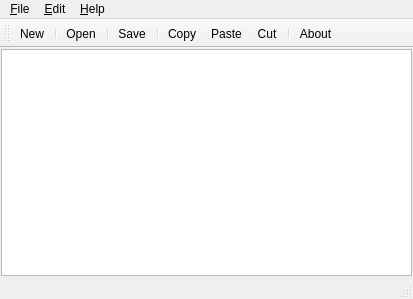
<?xml version="1.0" encoding="UTF-8"?>
<ui version="4.0">
 <class>MainWindow</class>
 <widget class="QMainWindow" name="MainWindow">
  <property name="geometry">
   <rect>
    <x>0</x>
    <y>0</y>
    <width>413</width>
    <height>299</height>
   </rect>
  </property>
  <property name="windowTitle">
   <string>Sample Editor</string>
  </property>
  <widget class="QWidget" name="centralwidget">
   <layout class="QVBoxLayout" name="verticalLayout">
    <property name="leftMargin">
     <number>1</number>
    </property>
    <property name="topMargin">
     <number>1</number>
    </property>
    <property name="rightMargin">
     <number>1</number>
    </property>
    <property name="bottomMargin">
     <number>1</number>
    </property>
    <item>
     <widget class="QTextEdit" name="textEdit"/>
    </item>
   </layout>
  </widget>
  <widget class="QMenuBar" name="menubar">
   <property name="geometry">
    <rect>
     <x>0</x>
     <y>0</y>
     <width>413</width>
     <height>20</height>
    </rect>
   </property>
   <widget class="QMenu" name="menu_File">
    <property name="title">
     <string>&amp;File</string>
    </property>
    <widget class="QMenu" name="menuOpen_Recent">
     <property name="title">
      <string>Open &amp;Recent</string>
     </property>
     <addaction name="actionOpen_All"/>
    </widget>
    <addaction name="action_New"/>
    <addaction name="separator"/>
    <addaction name="action_Open"/>
    <addaction name="menuOpen_Recent"/>
    <addaction name="separator"/>
    <addaction name="action_Save"/>
    <addaction name="separator"/>
    <addaction name="action_Exit"/>
   </widget>
   <widget class="QMenu" name="menu_Edit">
    <property name="title">
     <string>&amp;Edit</string>
    </property>
    <addaction name="action_Copy"/>
    <addaction name="action_Paste"/>
    <addaction name="action_Cut"/>
    <addaction name="separator"/>
    <addaction name="action_Find_Replace"/>
   </widget>
   <widget class="QMenu" name="menu_Help">
    <property name="title">
     <string>&amp;Help</string>
    </property>
    <addaction name="action_About"/>
   </widget>
   <addaction name="menu_File"/>
   <addaction name="menu_Edit"/>
   <addaction name="menu_Help"/>
  </widget>
  <widget class="QStatusBar" name="statusbar"/>
  <widget class="QToolBar" name="toolBar">
   <property name="windowTitle">
    <string>toolBar</string>
   </property>
   <attribute name="toolBarArea">
    <enum>TopToolBarArea</enum>
   </attribute>
   <attribute name="toolBarBreak">
    <bool>false</bool>
   </attribute>
   <addaction name="action_New"/>
   <addaction name="separator"/>
   <addaction name="action_Open"/>
   <addaction name="separator"/>
   <addaction name="action_Save"/>
   <addaction name="separator"/>
   <addaction name="action_Copy"/>
   <addaction name="action_Paste"/>
   <addaction name="action_Cut"/>
   <addaction name="separator"/>
   <addaction name="action_About"/>
  </widget>
  <action name="action_New">
   <property name="icon">
    <iconset>
     <normaloff>resources/file-new.png</normaloff>resources/file-new.png</iconset>
   </property>
   <property name="text">
    <string>&amp;New...</string>
   </property>
   <property name="toolTip">
    <string>Create a New Document</string>
   </property>
   <property name="shortcut">
    <string>Ctrl+N</string>
   </property>
  </action>
  <action name="action_Open">
   <property name="icon">
    <iconset>
     <normaloff>resources/file-open.png</normaloff>resources/file-open.png</iconset>
   </property>
   <property name="text">
    <string>&amp;Open...</string>
   </property>
   <property name="toolTip">
    <string>Open a Document</string>
   </property>
   <property name="shortcut">
    <string>Ctrl+O</string>
   </property>
  </action>
  <action name="action_Save">
   <property name="icon">
    <iconset>
     <normaloff>resources/file-save.png</normaloff>resources/file-save.png</iconset>
   </property>
   <property name="text">
    <string>&amp;Save</string>
   </property>
   <property name="toolTip">
    <string>Save the Current Document</string>
   </property>
   <property name="shortcut">
    <string>Ctrl+S</string>
   </property>
  </action>
  <action name="action_Exit">
   <property name="icon">
    <iconset>
     <normaloff>resources/file-exit.png</normaloff>resources/file-exit.png</iconset>
   </property>
   <property name="text">
    <string>&amp;Exit</string>
   </property>
  </action>
  <action name="action_Copy">
   <property name="icon">
    <iconset>
     <normaloff>resources/edit-copy.png</normaloff>resources/edit-copy.png</iconset>
   </property>
   <property name="text">
    <string>&amp;Copy</string>
   </property>
   <property name="toolTip">
    <string>Copy Slected Text</string>
   </property>
   <property name="shortcut">
    <string>Ctrl+C</string>
   </property>
  </action>
  <action name="action_Paste">
   <property name="icon">
    <iconset>
     <normaloff>resources/edit-paste.png</normaloff>resources/edit-paste.png</iconset>
   </property>
   <property name="text">
    <string>&amp;Paste</string>
   </property>
   <property name="toolTip">
    <string>Paste Copied Text</string>
   </property>
   <property name="shortcut">
    <string>Ctrl+V</string>
   </property>
  </action>
  <action name="action_Cut">
   <property name="icon">
    <iconset>
     <normaloff>resources/edit-cut.png</normaloff>resources/edit-cut.png</iconset>
   </property>
   <property name="text">
    <string>C&amp;ut</string>
   </property>
   <property name="toolTip">
    <string>Cut Selected Text</string>
   </property>
   <property name="shortcut">
    <string>Ctrl+X</string>
   </property>
  </action>
  <action name="actionOpen_All">
   <property name="text">
    <string>Open All</string>
   </property>
   <property name="toolTip">
    <string>Open All Recent Documents</string>
   </property>
  </action>
  <action name="action_About">
   <property name="icon">
    <iconset>
     <normaloff>resources/help-content.png</normaloff>resources/help-content.png</iconset>
   </property>
   <property name="text">
    <string>&amp;About...</string>
   </property>
  </action>
  <action name="action_Find_Replace">
   <property name="text">
    <string>&amp;Find and Replace...</string>
   </property>
   <property name="toolTip">
    <string>Launch Find and Replace Dialog</string>
   </property>
   <property name="shortcut">
    <string>Ctrl+F</string>
   </property>
  </action>
 </widget>
 <resources/>
 <connections/>
</ui>
